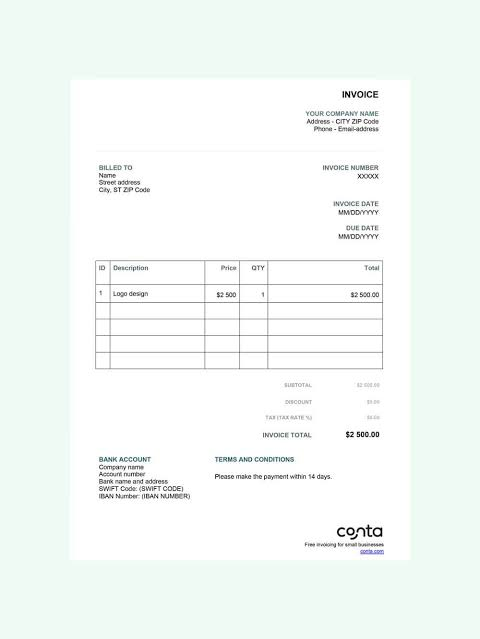
#> input picture data/scans/1/13.jpg, 480 x 639 px
$ python -i canonical.py   (imports and definitions only)
#> lines starting #> are read from the running program, lines starting #| are printed output that depends on the picture; after the words box and inside, x2 and y2 are one past the last pixel; in counts of white or black regions, pixels touching at a corner belong together
### documind/config.py
"""Central configuration: folders and settings.

Every value can be overridden with an environment variable or a `.env` file
placed in the project root (see `.env.example`).
"""
from __future__ import annotations

import os
from pathlib import Path

BASE_DIR = Path(__file__).resolve().parent.parent


def _load_dotenv(path: Path) -> None:
    """Tiny .env reader (KEY=VALUE per line), so no extra dependency is needed."""
    if not path.exists():
        return
    for line in path.read_text(encoding="utf-8").splitlines():
        line = line.strip()
        if line and not line.startswith("#") and "=" in line:
            key, value = line.split("=", 1)
            os.environ.setdefault(key.strip(), value.strip().strip('"').strip("'"))


_load_dotenv(BASE_DIR / ".env")

# ------------------------------------------------------------------ folders
DATA_DIR = Path(os.getenv("DOCUMIND_DATA_DIR", BASE_DIR / "data"))
RAW_DIR = DATA_DIR / "raw"              # original datasets (FATURA...), never modified
INTERIM_DIR = DATA_DIR / "interim"      # OCR cache, can be deleted at any time
PROCESSED_DIR = DATA_DIR / "processed"  # corpus ready for training (OCR words + labels)
TOY_DIR = DATA_DIR / "toy"              # tiny fake dataset to test the pipeline
OCR_CACHE_DIR = INTERIM_DIR / "ocr_cache"
CORPUS_PATH = PROCESSED_DIR / "corpus.jsonl"

MODELS_DIR = Path(os.getenv("DOCUMIND_MODELS_DIR", BASE_DIR / "models"))
REPORTS_DIR = Path(os.getenv("DOCUMIND_REPORTS_DIR", BASE_DIR / "reports"))

# ---------------------------------------------------------------------- OCR
# Windows example: C:\Program Files\Tesseract-OCR\tesseract.exe
TESSERACT_CMD = os.getenv("TESSERACT_CMD")
# Default "eng+fra": English and French documents are both read (Tesseract picks the best language word by word, so a French
# invoice is no longer read with the English model only, which garbles or drops the accented words and the French labels).
# Both .traineddata files must be installed with Tesseract; a missing one is skipped with a warning (see ocr/engine.py).
# Arabic: add "ara" (OCR_LANG=eng+fra+ara). Each extra language makes the OCR a little slower.
OCR_LANG = os.getenv("OCR_LANG", "eng+fra")
# 6 = one uniform block of text, 11 = sparse text. Try both on your own documents.
OCR_PSM = int(os.getenv("OCR_PSM", "6"))

# ---------------------------------------------------------------- model / API
BACKGROUND_LABEL = "O"          # words that belong to no annotated field
MAX_UPLOAD_MB = int(os.getenv("MAX_UPLOAD_MB", "20"))
PDF_DPI = int(os.getenv("PDF_DPI", "200"))

### documind/preprocessing/canonical.py
"""Stage A of the OCR reconstruction: bring a PICTURE to the form the models were trained on.

The detectors and the invoice classifier were trained on clean, upright, flat, evenly lit pages (FATURA renders, generate_receipts.py,
generate_cheques.py). A phone photo is the same page lying on a table, tilted, in perspective, maybe turned 90 degrees, with a shadow.
Everything the models learned still applies to it, once it is put back in that form:

  1. find the page in the picture (4 corners) and cut it out, flattening the perspective
  2. turn it upright (0 / 90 / 180 / 270 degrees, from Tesseract's orientation detection; only when it is sure)
  3. flatten uneven lighting (shadows, a gradient from the window) - only when the lighting really is uneven

Every step is skipped when the picture is already in that form (a scan, a PDF page, a generated image): `canonicalize` then returns the SAME
image and an identity transform, so clean inputs cost nothing and are not touched.

The boxes found on the rectified page are in rectified coordinates. The screen draws them over the ORIGINAL upload, so `Canon.map_back`
moves them back with the inverse transform.

    from documind.preprocessing.canonical import canonicalize
    canon = canonicalize(img_bgr, "receipt")
    canon.image                    # what the models should read
    canon.steps                    # ["page", "rotate90", "light"]  ([] = nothing to do)
    canon.to_original([x0, y0, x1, y1])
"""
from __future__ import annotations

import os
from dataclasses import dataclass, field

import cv2
import numpy as np

from ..config import TESSERACT_CMD

MIN_PAGE_AREA = 0.30            # the page must fill at least 30 % of the picture to be trusted as "the page"
FRAMED = 0.96                   # a quad covering 96 %+ of the picture with its corners at the picture corners: already framed
OSD_MIN_CONF = float(os.getenv("DOCUMIND_ORIENT_CONF", "4.0"))      # Tesseract orientation confidence needed to turn a page (a wrong turn is worse than none)
LIGHT_UNEVEN = 0.15             # spread (5th-95th percentile) of the paper brightness, relative to its median, above which the lighting is flattened


@dataclass
class Canon:
    image: np.ndarray                                            # BGR, the page in training form (the input itself when steps == [])
    matrix: np.ndarray = field(default_factory=lambda: np.eye(3))  # 3x3, original pixel coordinates -> canonical coordinates
    steps: list[str] = field(default_factory=list)
    size: tuple[int, int] = (0, 0)                               # (width, height) of the original

    @property
    def identity(self) -> bool:
        return not self.steps

    # [21 lines left out: functions to_original, map_back, not called in this run]


# ------------------------------------------------------------------------------------------------ 1. the page
def _order(pts: np.ndarray) -> np.ndarray:
    """4 points -> top-left, top-right, bottom-right, bottom-left."""
    pts = np.asarray(pts, dtype=np.float32).reshape(4, 2)
    s, d = pts.sum(axis=1), np.diff(pts, axis=1).ravel()
    return np.array([pts[s.argmin()], pts[d.argmin()], pts[s.argmax()], pts[d.argmax()]], dtype=np.float32)


def _masks(gray: np.ndarray) -> list[np.ndarray]:
    """Two ways to separate a light page from its background: brightness (Otsu) and edges."""
    blur = cv2.GaussianBlur(gray, (7, 7), 0)
    _, bright = cv2.threshold(blur, 0, 255, cv2.THRESH_BINARY + cv2.THRESH_OTSU)
    k = cv2.getStructuringElement(cv2.MORPH_RECT, (9, 9))
    bright = cv2.morphologyEx(bright, cv2.MORPH_CLOSE, k, iterations=2)          # text and table lines inside the page must not cut it into pieces
    edges = cv2.dilate(cv2.Canny(blur, 40, 120), k, iterations=2)
    edges = cv2.morphologyEx(edges, cv2.MORPH_CLOSE, k, iterations=3)
    edges = cv2.erode(edges, k, iterations=2)                                    # undo the thickening of the edge lines: the quad must sit ON the page border
    return [bright, edges]


def find_page(img: np.ndarray, min_area: float = MIN_PAGE_AREA) -> np.ndarray | None:
    """The 4 corners (top-left, top-right, bottom-right, bottom-left, in pixels of `img`) of the page, or None when there is no clear page
    or the picture already IS the page."""
    h, w = img.shape[:2]
    f = 800.0 / max(h, w)
    small = cv2.resize(img, None, fx=f, fy=f, interpolation=cv2.INTER_AREA) if f < 1 else img
    f = f if f < 1 else 1.0
    gray = cv2.cvtColor(small, cv2.COLOR_BGR2GRAY) if small.ndim == 3 else small
    sh, sw = gray.shape
    best, best_area = None, 0.0
    for mask in _masks(gray):
        cnts, _ = cv2.findContours(mask, cv2.RETR_EXTERNAL, cv2.CHAIN_APPROX_SIMPLE)
        for c in sorted(cnts, key=cv2.contourArea, reverse=True)[:3]:
            area = cv2.contourArea(c)
            if area < min_area * sh * sw or area <= best_area:
                continue
            hull = cv2.convexHull(c)
            if area < 0.88 * cv2.contourArea(hull):                              # not a page: a ragged shape (a table, a hand holding it)
                continue
            approx = cv2.approxPolyDP(hull, 0.02 * cv2.arcLength(hull, True), True)
            if len(approx) == 4 and cv2.isContourConvex(approx):
                quad = approx.reshape(4, 2).astype(np.float32)
            else:                                                                # rounded / crumpled corners: the tilted rectangle around it
                rect = cv2.minAreaRect(hull)
                if cv2.contourArea(hull) < 0.85 * rect[1][0] * rect[1][1]:
                    continue
                quad = cv2.boxPoints(rect).astype(np.float32)
            quad = _order(quad)
            inside = np.zeros(gray.shape, np.uint8)
            cv2.fillConvexPoly(inside, quad.astype(np.int32), 255)
            n_out = int((inside == 0).sum())
            if n_out > 0.02 * sh * sw and float(gray[inside > 0].mean()) < float(gray[inside == 0].mean()) + 8:
                continue                                                         # the "page" is not lighter than what surrounds it: a dark photo of a table
            best, best_area = quad, area
    if best is None:
        return None
    corners = np.array([[0, 0], [sw, 0], [sw, sh], [0, sh]], np.float32)
    if best_area >= FRAMED * sh * sw and float(np.abs(best - corners).max()) <= 0.03 * max(sh, sw):
        return None                                                              # already the whole picture
    tl, tr, br, bl = best
    tol = 0.02 * max(sh, sw)
    upright = abs(tl[0] - bl[0]) < tol and abs(tr[0] - br[0]) < tol and abs(tl[1] - tr[1]) < tol and abs(bl[1] - br[1]) < tol
    if upright and best_area >= 0.80 * sh * sw:
        return None                                                              # a straight rectangle that is nearly the whole picture: it only trims a coloured edge, not a photo on a table
    return best / f


# [9 lines left out: function warp_page, not called in this run]


# ------------------------------------------------------------------------------------------------ 2. upright
def detect_rotation(img: np.ndarray, min_conf: float = OSD_MIN_CONF) -> int:
    """Degrees (0, 90, 180, 270) to turn the page CLOCKWISE to make the text upright; 0 when Tesseract is not sure (or has nothing to read)."""
    try:
        import pytesseract
        from pytesseract import Output
        if TESSERACT_CMD:
            pytesseract.pytesseract.tesseract_cmd = TESSERACT_CMD
        h, w = img.shape[:2]
        k = 1600.0 / max(h, w)
        small = cv2.resize(img, None, fx=k, fy=k, interpolation=cv2.INTER_AREA) if k < 1 else img
        gray = cv2.cvtColor(small, cv2.COLOR_BGR2GRAY) if small.ndim == 3 else small
        gray = cv2.copyMakeBorder(gray, 40, 40, 40, 40, cv2.BORDER_CONSTANT, value=255)
        osd = pytesseract.image_to_osd(gray, config="--psm 0 -c min_characters_to_try=20", output_type=Output.DICT)
        rot, conf = int(osd.get("rotate", 0)) % 360, float(osd.get("orientation_conf", 0.0))
    except Exception:                                                           # no OSD data, too little text: leave the page as it is
        return 0
    return rot if rot in (90, 180, 270) and conf >= min_conf else 0


# [40 lines left out: functions rotate_page, flatten_light, not called in this run]


# ------------------------------------------------------------------------------------------------ all steps
def _on(name: str, default: str = "1") -> bool:
    return os.getenv(name, default).lower() not in ("0", "off", "false", "no")


def canonicalize(img: np.ndarray, doc_type: str = "invoice", *, rectify: bool | None = None, orient: bool | None = None, light: bool | None = None) -> Canon:
    """Picture (BGR) -> the page in training form. `doc_type` (invoice / receipt / cheque / contract) is kept for the steps that may depend on it.

    Switches: DOCUMIND_CANON_PAGE / DOCUMIND_CANON_ORIENT / DOCUMIND_CANON_LIGHT = 0 turn one step off (all on by default).
    """
    rectify = _on("DOCUMIND_CANON_PAGE") if rectify is None else rectify
    orient = _on("DOCUMIND_CANON_ORIENT") if orient is None else orient
    light = _on("DOCUMIND_CANON_LIGHT") if light is None else light
    h, w = img.shape[:2]
    out, m, steps = img, np.eye(3), []
    if rectify:
        quad = find_page(out)
        if quad is not None:
            out, mw = warp_page(out, quad)
            m, steps = mw @ m, steps + ["page"]
    if orient:
        deg = detect_rotation(out)
        if deg:
            out, mr = rotate_page(out, deg)
            m, steps = mr @ m, steps + [f"rotate{deg}"]
    if light:
        out, changed = flatten_light(out)
        if changed:
            steps.append("light")
    return Canon(image=out, matrix=m, steps=steps, size=(w, h))


def canonicalize_pil(pil_img, doc_type: str = "invoice"):
    """Same for a PIL RGB picture (the receipt / cheque / contract readers) -> (PIL picture, Canon). The picture is returned as is when nothing was changed."""
    from PIL import Image
    arr = np.asarray(pil_img.convert("RGB"))[:, :, ::-1].copy()
    canon = canonicalize(arr, doc_type)
    if canon.identity:
        return pil_img, canon
    return Image.fromarray(np.ascontiguousarray(canon.image[:, :, ::-1])), canon

>>> from PIL import Image
>>> picture = Image.open('../../data/scans/1/13.jpg')
#> picture is the input picture: PIL image 480x639 RGB; mean R, G, B 244.2, 249.5, 246.6
>>> result = canonicalize_pil(picture)
#> in canonicalize, `out, m, steps = img, np.eye(3), []`: m = [[1, 0, 0], [0, 1, 0], [0, 0, 1]]; steps = []
#> in _masks, `_, bright = cv2.threshold(blur, 0, 255, cv2.THRESH_BINARY + cv2.THRESH..`:
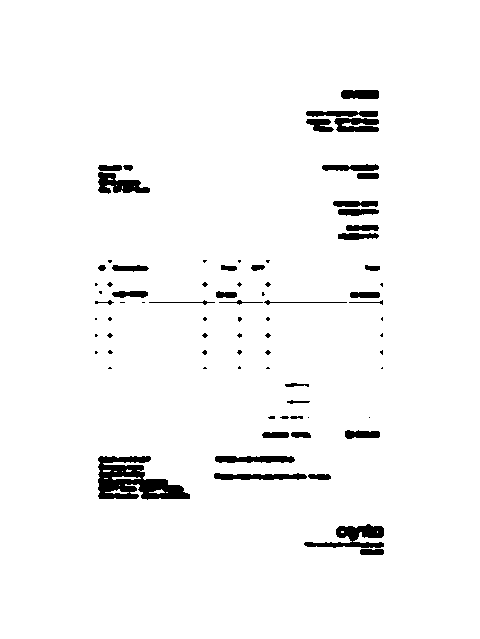
#> bright: shape (639, 480); 96.6% white; 79 black regions (40 under 20 px), largest, box (x1, y1, x2, y2) and area: (98, 456, 190, 500) 2293, (304, 524, 384, 548) 905, (98, 172, 150, 194) 647
#> in _masks, `bright = cv2.morphologyEx(bright, cv2.MORPH_CLOSE, k, iterations=2)`: bright: shape (639, 480); every value is 255
#> in _masks, `edges = cv2.dilate(cv2.Canny(blur, 40, 120), k, iterations=2)`:
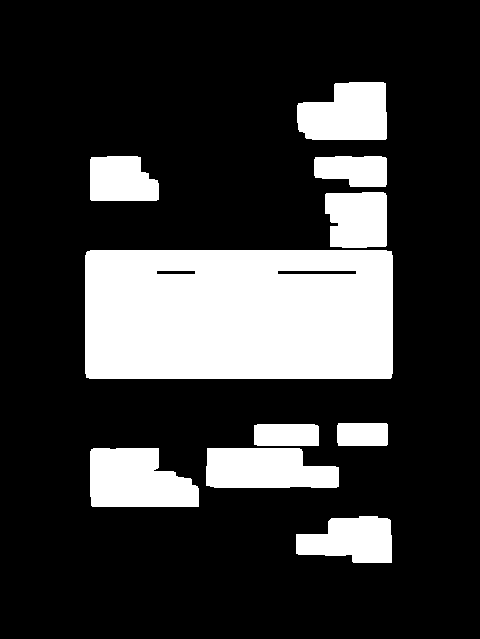
#> edges: shape (639, 480); 22% white; 10 white regions, largest, box (x1, y1, x2, y2) and area: (85, 250, 393, 379) 39350, (90, 448, 199, 507) 5272, (206, 448, 339, 488) 4611
#> the loop in find_page, `for mask in _masks(gray):` made 2 passes
#> cnts on pass 1: [[[0, 0], [0, 638], [479, 638], [479, 0]]]
#> in find_page, `corners = np.array([[0, 0], [sw, 0], [sw, sh], [0, sh]], np.float32)`: corners = [[0, 0], [480, 0], [480, 639], [0, 639]]
#> in detect_rotation, `h, w = img.shape[:2]`: h = 639; w = 480
#> in detect_rotation, `k = 1600.0 / max(h, w)`: k = 2.5
#> in detect_rotation, `gray = cv2.copyMakeBorder(gray, 40, 40, 40, 40, cv2.BORDER_CONSTANT, v..`:
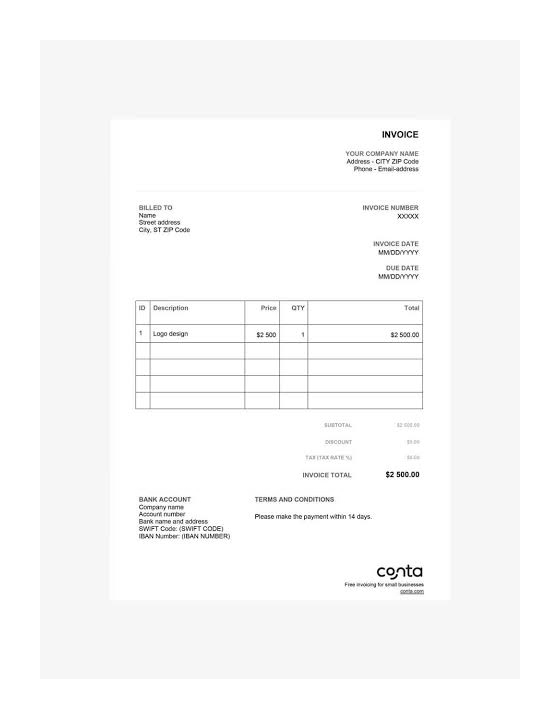
#> gray: shape (719, 560); min 0, max 255, mean 249.3
#> (the run stopped early here; a loop or call above may not have finished)

$ run again, on data/scans/1/15.jpg
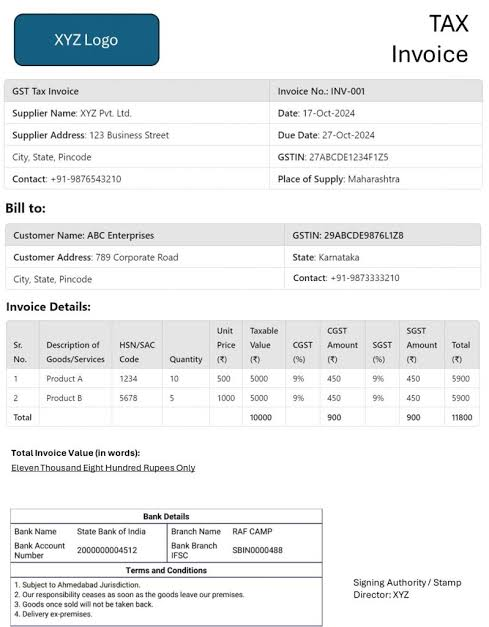
#> input picture data/scans/1/15.jpg, 489 x 627 px
#> picture is the input picture: PIL image 489x627 RGB; mean R, G, B 236.7, 238.4, 239.2
#> m = [[1, 0, 0], [0, 1, 0], [0, 0, 1]]; steps = []
#> in _masks, `edges = cv2.dilate(cv2.Canny(blur, 40, 120), k, iterations=2)`:
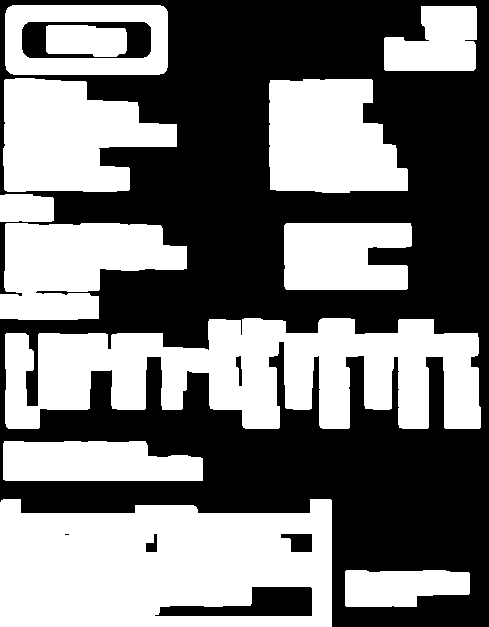
#> edges: shape (627, 489); 46.9% white; 12 white regions, largest, box (x1, y1, x2, y2) and area: (0, 499, 332, 627) 35752, (5, 318, 481, 429) 34854, (3, 78, 177, 192) 13912
#> the loop in find_page, `for mask in _masks(gray):` made 2 passes
#> cnts on pass 1: [[[0, 0], [0, 626], [488, 626], [488, 0]]]
#> corners = [[0, 0], [489, 0], [489, 627], [0, 627]]
#> in detect_rotation, `h, w = img.shape[:2]`: h = 627; w = 489
#> k = 2.55
#> in detect_rotation, `gray = cv2.copyMakeBorder(gray, 40, 40, 40, 40, cv2.BORDER_CONSTANT, v..`:
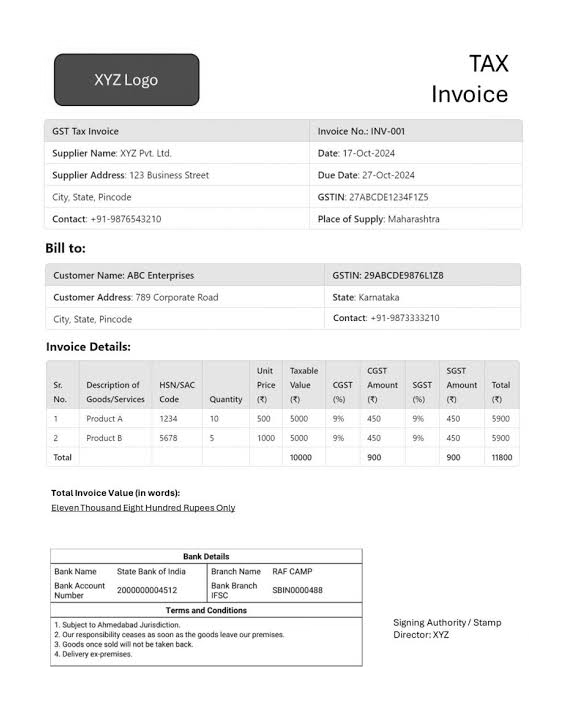
#> gray: shape (707, 569); min 0, max 255, mean 242.1

$ run again, on data/scans/1/20.jpg
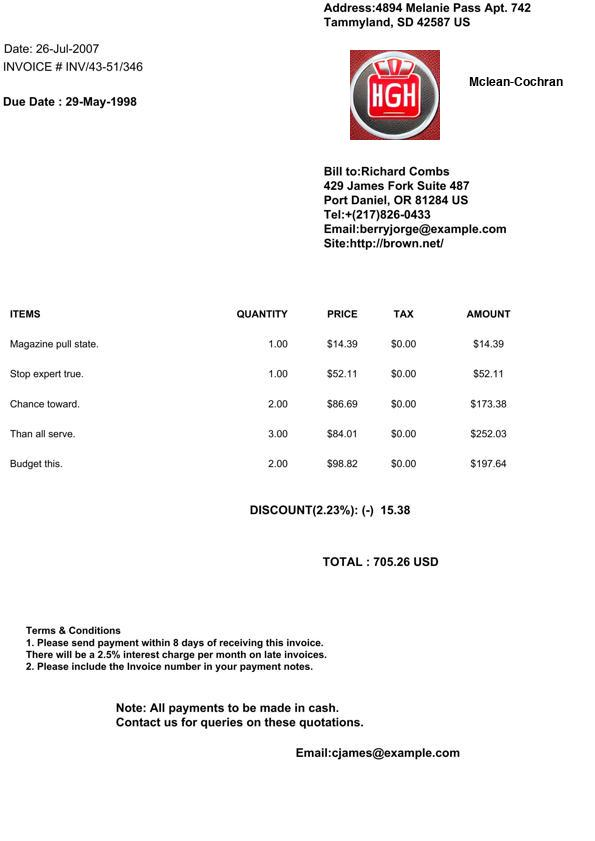
#> input picture data/scans/1/20.jpg, 595 x 841 px
#> picture is the input picture: PIL image 595x841 RGB; mean R, G, B 246.2, 245.1, 245.2
#> m = [[1, 0, 0], [0, 1, 0], [0, 0, 1]]; steps = []
#> in _masks, `edges = cv2.dilate(cv2.Canny(blur, 40, 120), k, iterations=2)`:
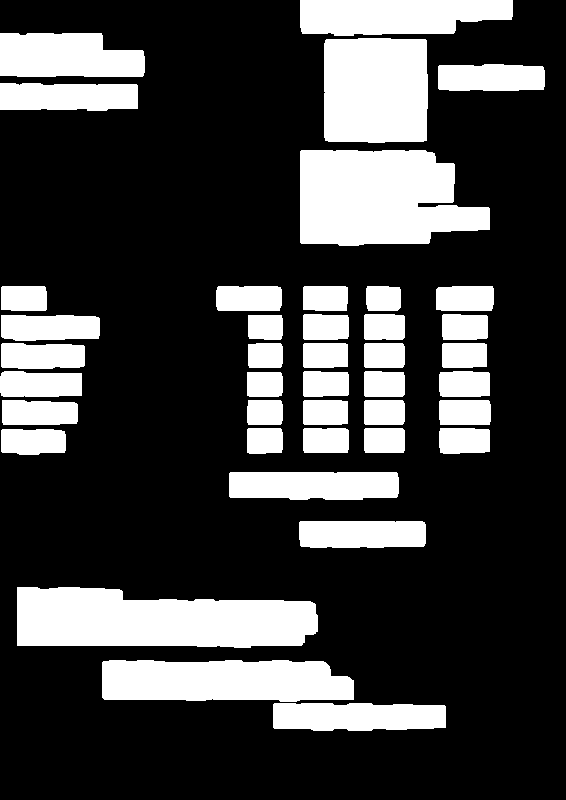
#> edges: shape (800, 566); 26% white; 41 white regions, largest, box (x1, y1, x2, y2) and area: (17, 587, 318, 648) 14997, (300, 150, 490, 246) 14711, (324, 38, 428, 143) 10677
#> the loop in find_page, `for mask in _masks(gray):` made 2 passes
#> cnts on pass 1: [[[0, 0], [0, 799], [565, 799], [565, 0]]]
#> corners = [[0, 0], [566, 0], [566, 800], [0, 800]]
#> in detect_rotation, `h, w = img.shape[:2]`: h = 841; w = 595
#> k = 1.9
#> in detect_rotation, `gray = cv2.copyMakeBorder(gray, 40, 40, 40, 40, cv2.BORDER_CONSTANT, v..`:
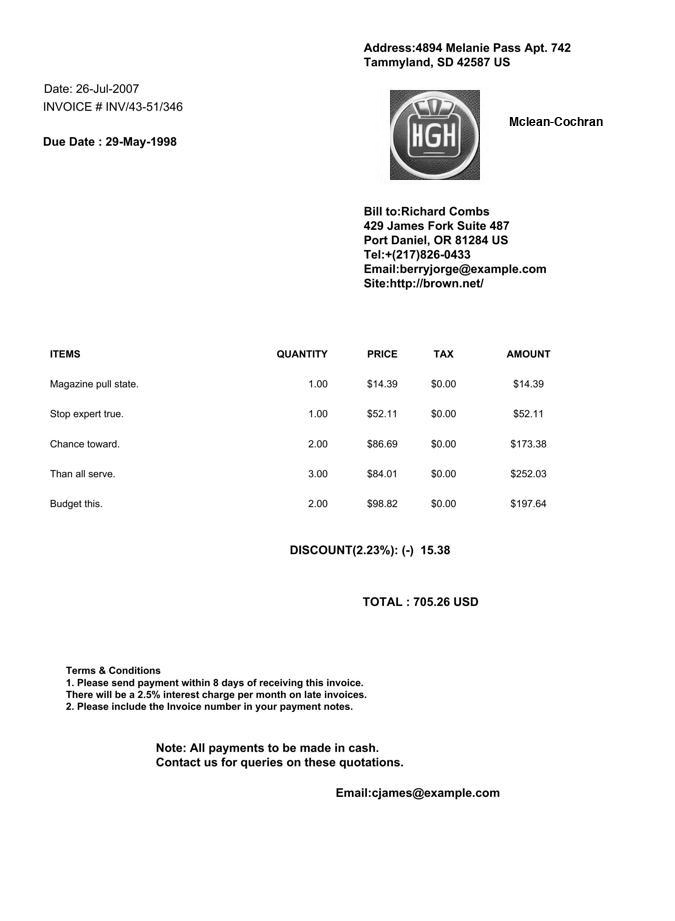
#> gray: shape (921, 675); min 0, max 255, mean 247.3
